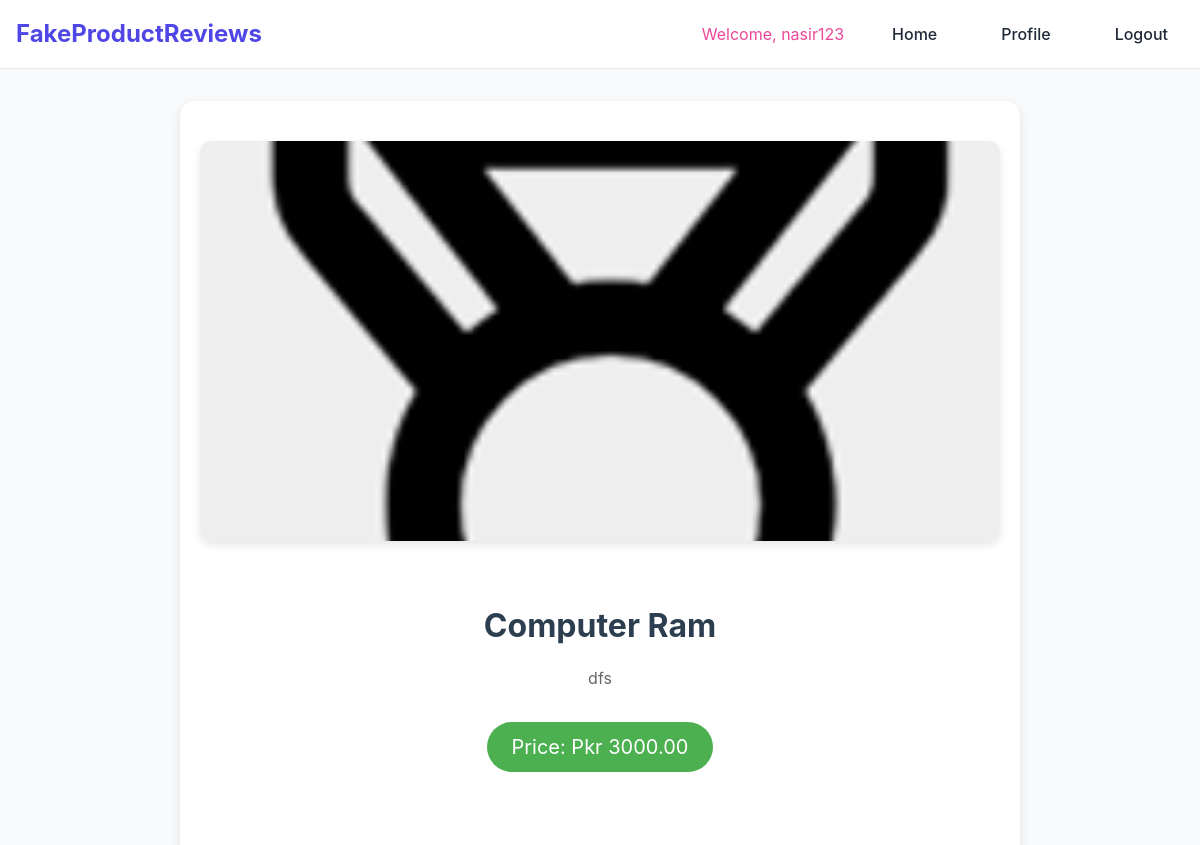
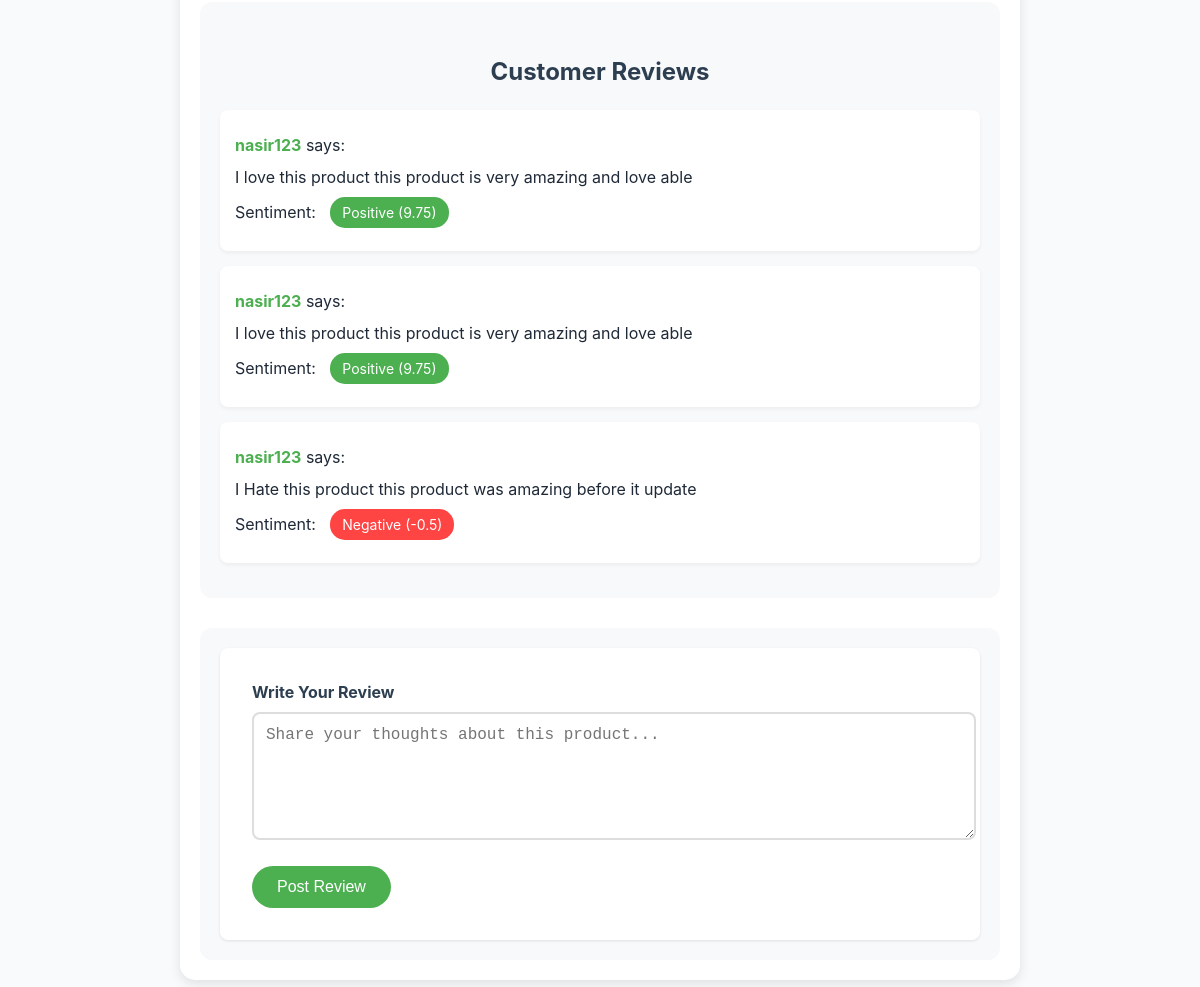
The page /product/1/ (signed in) on the database its author committed (2 pictures, top to bottom).
### myapp/models.py (models this page shows, shortened)
class Product(models.Model):
    productid = models.AutoField(primary_key=True)
    name = models.CharField(max_length=255)  # Renamed from title
    description = models.TextField()
    picture = models.ImageField(upload_to='product_images/', null=True, blank=True)  # New field
    price = models.DecimalField(max_digits=10, decimal_places=2)  # New field
    quantity = models.PositiveIntegerField()  # New field
    added_date = models.DateTimeField(default=timezone.now)

class Comment(models.Model):
    commentid = models.AutoField(primary_key=True)
    product = models.ForeignKey('Product', related_name='comments', on_delete=models.CASCADE)
    username = models.CharField(max_length=150)
    text = models.TextField()
    comment_date = models.DateTimeField(default=timezone.now)
    sentiment_score = models.FloatField(null=True, blank=True)
    sentiment_label = models.CharField(max_length=10, null=True, blank=True)
    ip_address = models.GenericIPAddressField(default='0.0.0.0')  # New field to track IP address

### myapp/views.py (the view, shortened to what this page needs)
# urls.py: path('product/<int:product_id>/', views.product_details, name='product_details'),
def product_details(request, product_id):
    product = get_object_or_404(Product, productid=product_id)
    username = request.session.get('username')
    if not username:
        return redirect('login')  # Redirect to login page if not logged in
    comments = product.comments.all()
    return render(request, 'product_details.html', {
        'username': username,
        'product': product,
        'comments': comments
    })

### templates/product_details.html (shortened to what this page needs)
{% extends "base.html" %}
{% block content %}
<div class="product-details">
    <div class="product-image">
        <img src="{{ product.picture.url }}" alt="{{ product.name }}" class="img-fluid">
    </div>
    <div class="product-info">
        <h1>{{ product.name }}</h1>
        <p>{{ product.description }}</p>
        <div class="price">Price: Pkr {{ product.price }}</div>
    </div>
    <div class="comments">
        <h4>Customer Reviews</h4>
        {% for comment in comments %}
        <div class="comment">
            <p><strong>{{ comment.username }}</strong> says:</p>
            <p>{{ comment.text }}</p>
            <p>
                Sentiment:
                <span class="sentiment
                    {% if comment.sentiment_label == 'Positive' %}sentiment-positive
                    {% elif comment.sentiment_label == 'Negative' %}sentiment-negative
                    {% else %}sentiment-neutral{% endif %}">
                    {{ comment.sentiment_label }} ({{ comment.sentiment_score }})
                </span>
            </p>
        </div>
        {% empty %}
        <p>No reviews yet. Be the first to share your thoughts!</p>
        {% endfor %}
    </div>
    {% if username %}
    <div class="comment-form">
        <form method="POST" action="{% url 'product_details' product.productid %}">
            <div class="form-group">
                <label for="text">Write Your Review</label>
                <textarea id="text" name="text" required placeholder="Share your thoughts about this product..."></textarea>
            </div>
            <button type="submit" class="btn-primary">Post Review</button>
        </form>
    </div>
    {% else %}
    <div class="login-message">
        <p>Want to share your thoughts? <a href="{% url 'login' %}">Log in</a> to post a review!</p>
    </div>
    {% endif %}
</div>
{% endblock %}

### templates/base.html (style rules this page uses)
:root { --primary-color: #4f46e5; --primary-hover: #4338ca; --success-color: #22c55e; --error-color: #ef4444; --warning-color: #f59e0b; --text-dark: #1f2937; --text-light: #6b7280; --background-light: #f9fafb; }
body { font-family: 'Inter', system-ui, -apple-system, sans-serif; margin: 0; padding: 0; background-color: var(--background-light); color: var(--text-dark); line-height: 1.5; }
form { background: white; padding: 2rem; border-radius: 0.5rem; box-shadow: 0 1px 3px rgba(0, 0, 0, 0.1); }
.form-group { margin-bottom: 1.5rem; }
label { display: block; margin-bottom: 0.5rem; font-weight: 500; color: var(--text-dark); }
input, textarea, select { width: 100%; padding: 0.75rem; border: 1px solid #e5e7eb; border-radius: 0.375rem; font-size: 1rem; transition: border-color 0.2s; }
button { background-color: var(--primary-color); color: white; padding: 0.75rem 1.5rem; border: none; border-radius: 0.375rem; font-weight: 500; cursor: pointer; transition: background-color 0.2s; }

### templates/product_details.html (style rules this page uses)
.product-details { max-width: 800px; margin: 30px auto; padding: 20px; background-color: white; border-radius: 15px; box-shadow: 0 4px 12px rgba(0,0,0,0.1); }
.product-image { width: 100%; height: 400px; overflow: hidden; border-radius: 12px; margin: 20px 0; box-shadow: 0 4px 8px rgba(0,0,0,0.1); }
.img-fluid { width: 100%; height: 100%; object-fit: cover; transition: transform 0.5s ease; }
.product-info { padding: 20px; text-align: center; }
.product-info h1 { color: #2c3e50; font-size: 32px; margin-bottom: 15px; }
.product-info p { color: #666; line-height: 1.6; margin-bottom: 15px; }
.price { background-color: #4CAF50; color: white; padding: 10px 25px; border-radius: 25px; display: inline-block; font-size: 20px; margin: 15px 0; }
.comments { margin-top: 40px; padding: 20px; background-color: #f8f9fa; border-radius: 12px; }
.comments h4 { color: #2c3e50; font-size: 24px; margin-bottom: 20px; text-align: center; }
.comment { background-color: white; padding: 15px; margin-bottom: 15px; border-radius: 8px; box-shadow: 0 2px 4px rgba(0,0,0,0.05); }
.comment p { margin: 8px 0; }
.comment strong { color: #4CAF50; }
.sentiment { display: inline-block; padding: 5px 12px; border-radius: 15px; font-size: 14px; margin-left: 10px; }
.sentiment-positive { background-color: #4CAF50; color: white; }
.sentiment-negative { background-color: #ff4444; color: white; }
.comment-form { margin-top: 30px; padding: 20px; background-color: #f8f9fa; border-radius: 12px; }
.form-group { margin-bottom: 20px; }
label { display: block; color: #2c3e50; margin-bottom: 8px; font-weight: bold; }
textarea { width: 100%; padding: 12px; border: 2px solid #ddd; border-radius: 8px; min-height: 100px; font-size: 16px; }
.btn-primary { background-color: #4CAF50; color: white; padding: 12px 25px; border: none; border-radius: 25px; cursor: pointer; font-size: 16px; transition: background-color 0.3s ease; }

### rows shown on the page
Product: picture (picture), name "Computer Ram", description "dfs", price "3000.00"
Comment: username "nasir123", text "I love this product this product is very amazing and love able", sentiment_label "Positive", sentiment_score "9.75"
Comment: username "nasir123", text "I love this product this product is very amazing and love able", sentiment_label "Positive", sentiment_score "9.75"
Comment: username "nasir123", text "I Hate this product this product was amazing before it update", sentiment_label "Negative", sentiment_score "-0.5"

### other values the page prints
{{ request.session.username }} "nasir123"
